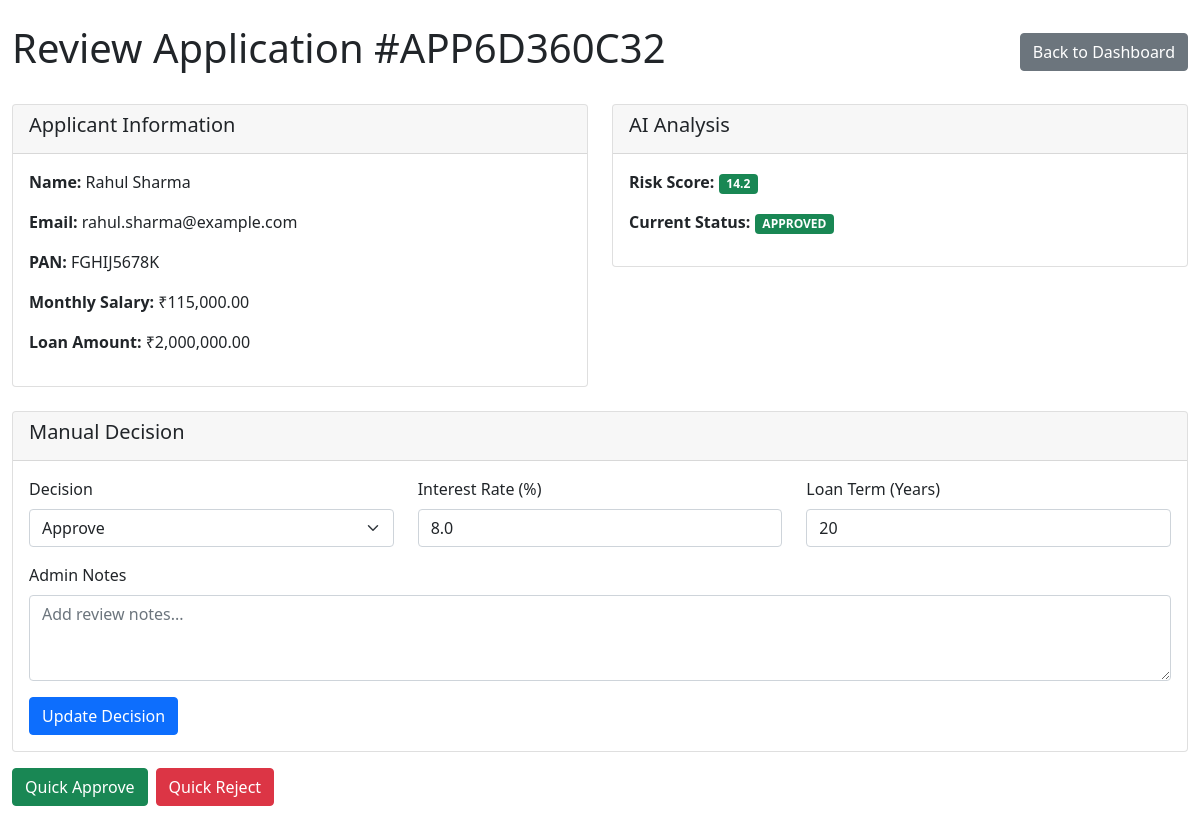
Page /admin/application/APP6D360C32/review (signed in) on the committed database.
### models.py (models this page shows, shortened)
class Application(db.Model):
    __tablename__ = 'applications'
    id = db.Column(db.String(20), primary_key=True, default=lambda: f'APP{uuid.uuid4().hex[:16].upper()}')
    user_id = db.Column(db.Integer, db.ForeignKey('users.id', ondelete='CASCADE'), nullable=False, index=True)
    first_name = db.Column(db.String(100), nullable=False)
    last_name = db.Column(db.String(100), nullable=False)
    email = db.Column(db.String(120), nullable=False, index=True)
    gender = db.Column(db.String(10))
    current_address = db.Column(db.Text)
    date_of_birth = db.Column(db.Date)
    is_rented = db.Column(db.Boolean, default=False)
    has_own_property = db.Column(db.Boolean, default=False)
    years_at_current_address = db.Column(db.Integer, default=0)
    aadhar_number = db.Column(db.String(12), nullable=False, index=True)
    pan_number = db.Column(db.String(10), nullable=False, index=True)
    monthly_salary = db.Column(db.Float, nullable=False)
    company_name = db.Column(db.String(200))
    employment_type = db.Column(db.String(50), default='SALARIED')  # SALARIED, SELF_EMPLOYED, BUSINESS
    experience_years = db.Column(db.Integer, default=0)
    existing_emi = db.Column(db.Float, default=0.0)
    cibil_score = db.Column(db.Integer)
    dti_ratio = db.Column(db.Float, default=0.0)
    eligibility_status = db.Column(db.String(50), default='PENDING', index=True)
    rejection_reason = db.Column(db.Text)
    total_existing_emi = db.Column(db.Float, default=0.0)
    proposed_emi = db.Column(db.Float, default=0.0)
    existing_loans_count = db.Column(db.Integer, default=0)
    loan_amount = db.Column(db.Float, nullable=False)
    property_valuation = db.Column(db.Float, nullable=False)
    property_address = db.Column(db.Text)
    is_non_agricultural = db.Column(db.Boolean, default=True)
    has_existing_mortgage = db.Column(db.Boolean, default=False)
    loan_purpose = db.Column(db.String(200), default='HOME_PURCHASE')
    status = db.Column(db.String(20), default='PENDING', index=True)
    employment_status = db.Column(db.String(20), default='PENDING')
    kyc_status = db.Column(db.String(20), default='PENDING')
    match_score = db.Column(db.Float, default=0.0)
    confidence_score = db.Column(db.Float, default=0.0)
    banking_analysis_report = db.Column(db.Text)
    fraud_detection_report = db.Column(db.Text)
    interest_rate = db.Column(db.Float)
    loan_term_years = db.Column(db.Integer)
    emi_amount = db.Column(db.Float)
    ai_analysis_report = db.Column(db.Text)
    na_document_verification = db.Column(db.Text)
    na_document_status = db.Column(db.String(20), default='PENDING')
    na_document_risk_score = db.Column(db.Float, default=0.0)
    ai_verification_report = db.Column(db.Text)
    employment_verification_status = db.Column(db.String(50), default='PENDING')
    employment_verification_report = db.Column(db.Text)
    document_verification_status = db.Column(db.String(50), default='PENDING')
    document_verification_report = db.Column(db.Text)
    overall_risk_score = db.Column(db.Float)
    verification_summary = db.Column(db.Text)
    credit_risk_ai_summary = db.Column(db.Text)
    document_verification_ai_summary = db.Column(db.Text)
    property_verification_ai_summary = db.Column(db.Text)
    final_comprehensive_ai_summary = db.Column(db.Text)
    ai_summary_generated_at = db.Column(db.DateTime)
    emi_plan_generated = db.Column(db.Boolean, default=False)
    loan_disbursement_date = db.Column(db.DateTime)
    first_emi_date = db.Column(db.DateTime)
    created_at = db.Column(db.DateTime, default=datetime.utcnow, nullable=False, index=True)
    updated_at = db.Column(db.DateTime, default=datetime.utcnow, onupdate=datetime.utcnow)
    documents = db.relationship('Document', backref='application', lazy=True,
                              cascade='all, delete-orphan', order_by='Document.uploaded_at.desc()')
    emis = db.relationship('EMI', backref='application', lazy=True,
                          cascade='all, delete-orphan', order_by='EMI.emi_number')
    existing_loans = db.relationship('ExistingLoan', backref='application', lazy=True,
                                   cascade='all, delete-orphan')
    status_logs = db.relationship('ApplicationStatusLog', backref='application', lazy=True,
                                cascade='all, delete-orphan', order_by='ApplicationStatusLog.created_at.desc()')

### admin/routes.py (the view, shortened to what this page needs)
@admin_bp.route('/application/<app_id>/review', methods=['GET', 'POST'])
@admin_required
def review_application(app_id):
    try:
        application = Application.query.filter_by(id=app_id).first_or_404()
        banking_report = safe_json_loads(application.banking_analysis_report)
        fraud_report = safe_json_loads(application.fraud_detection_report)
        credit_report = safe_json_loads(application.ai_analysis_report)
        employment_report = safe_json_loads(application.employment_verification_report)
        document_report = safe_json_loads(application.document_verification_report)
        na_report = safe_json_loads(application.na_document_verification)
        verification_summary = safe_json_loads(application.verification_summary)
        return render_template('admin/application_review.html',
                             application=application,
                             banking_report=banking_report,
                             fraud_report=fraud_report,
                             credit_report=credit_report,
                             employment_report=employment_report,
                             document_report=document_report,
                             na_report=na_report,
                             verification_summary=verification_summary)
    except Exception as e:
        db.session.rollback()
        current_app.logger.error(f"Error in admin review for application {app_id}: {str(e)}")
        flash(f'Error reviewing application: {str(e)}', 'error')
        return redirect(url_for('admin.dashboard'))

### admin/routes.py (called while the page is built)
def admin_required(f):
    @wraps(f)
    def decorated_function(*args, **kwargs):
        if 'admin_id' not in session:
            flash('Please log in as admin to access this page.', 'error')
            return redirect(url_for('login'))
        return f(*args, **kwargs)
    return decorated_function

def safe_json_loads(json_string, default=None):
    if default is None:
        default = {}
    try:
        if json_string and json_string.strip():
            return json.loads(json_string)
        else:
            return default
    except (json.JSONDecodeError, TypeError, AttributeError):
        return default

### templates/admin/application_review.html (shortened to what this page needs)
<!DOCTYPE html>
<html lang="en">
<head>
    <link href="https://cdn.jsdelivr.net/npm/bootstrap@5.1.3/dist/css/bootstrap.min.css" rel="stylesheet">
</head>
<body>
    <div class="container-fluid py-4">
        <div class="d-flex justify-content-between align-items-center mb-4">
            <h1>Review Application #{{ application.id }}</h1>
            <a href="{{ url_for('admin.dashboard') }}" class="btn btn-secondary">Back to Dashboard</a>
        </div>
        <div class="row">
            <div class="col-md-6">
                <div class="card">
                    <div class="card-header">
                        <h5>Applicant Information</h5>
                    </div>
                    <div class="card-body">
                        <p><strong>Name:</strong> {{ application.first_name }} {{ application.last_name }}</p>
                        <p><strong>Email:</strong> {{ application.email }}</p>
                        <p><strong>PAN:</strong> {{ application.pan_number }}</p>
                        <p><strong>Monthly Salary:</strong> ₹{{ "{:,.2f}".format(application.monthly_salary) }}</p>
                        <p><strong>Loan Amount:</strong> ₹{{ "{:,.2f}".format(application.loan_amount) }}</p>
                    </div>
                </div>
            </div>
            <div class="col-md-6">
                <div class="card">
                    <div class="card-header">
                        <h5>AI Analysis</h5>
                    </div>
                    <div class="card-body">
                        <p><strong>Risk Score:</strong>
                            <span class="badge {% if application.overall_risk_score <= 25 %}bg-success
                                            {% elif application.overall_risk_score <= 50 %}bg-warning
                                            {% else %}bg-danger{% endif %}">
                                {{ "%.1f"|format(application.overall_risk_score) }}
                            </span>
                        </p>
                        <p><strong>Current Status:</strong>
                            <span class="badge {% if application.status == 'APPROVED' %}bg-success
                                            {% elif application.status == 'REJECTED' %}bg-danger
                                            {% else %}bg-warning{% endif %}">
                                {{ application.status }}
                            </span>
                        </p>
                    </div>
                </div>
            </div>
        </div>
        <div class="card mt-4">
            <div class="card-header">
                <h5>Manual Decision</h5>
            </div>
            <div class="card-body">
                <form method="POST">
                    <div class="row">
                        <div class="col-md-4">
                            <div class="mb-3">
                                <label class="form-label">Decision</label>
                                <select class="form-select" name="status" required>
                                    <option value="APPROVED" {% if application.status == 'APPROVED' %}selected{% endif %}>Approve</option>
                                </select>
                            </div>
                        </div>
                        <div class="col-md-4">
                            <div class="mb-3">
                                <label class="form-label">Interest Rate (%)</label>
                                <input type="number" class="form-control" name="interest_rate"
                                       value="{{ application.interest_rate or 8.5 }}" step="0.1" min="5" max="20">
                            </div>
                        </div>
                        <div class="col-md-4">
                            <div class="mb-3">
                                <label class="form-label">Loan Term (Years)</label>
                                <input type="number" class="form-control" name="loan_term_years"
                                       value="{{ application.loan_term_years or 5 }}" min="1" max="30">
                            </div>
                        </div>
                    </div>
                    <div class="mb-3">
                        <label class="form-label">Admin Notes</label>
                        <textarea class="form-control" name="admin_notes" rows="3"
                                  placeholder="Add review notes...">{{ application.admin_review_notes or '' }}</textarea>
                    </div>
                    <button type="submit" class="btn btn-primary">Update Decision</button>
                </form>
            </div>
        </div>
        <div class="mt-3">
            <div class="btn-group">
                <form method="POST" action="{{ url_for('admin.approve_application', app_id=application.id) }}" class="d-inline">
                    <button type="submit" class="btn btn-success me-2">Quick Approve</button>
                </form>
                <form method="POST" action="{{ url_for('admin.reject_application', app_id=application.id) }}" class="d-inline">
                    <button type="submit" class="btn btn-danger">Quick Reject</button>
                </form>
            </div>
        </div>
    </div>
</body>
</html>

### rows in the picture
Application: id "APP6D360C32", first_name "Rahul", last_name "Sharma", email "rahul.sharma@example.com", pan_number "FGHIJ5678K", monthly_salary "115,000.00", loan_amount "2,000,000.00", overall_risk_score "14.2", status "APPROVED", status "Approve", interest_rate "8.0", loan_term_years "20"
